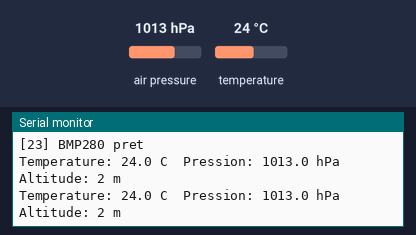
Simulated run of this sketch. Board: Arduino Uno, built with avr-gcc and run on an emulated ATmega328P. On the bench: the last lines printed to the serial monitor. Inputs (shaded band) come from the test bench; at power-on: air pressure 1013 hPa, temperature 24 °C.

Above: at 1.2 s.
1.3 s: air pressure set to 952 hPa
At 2.6 s:
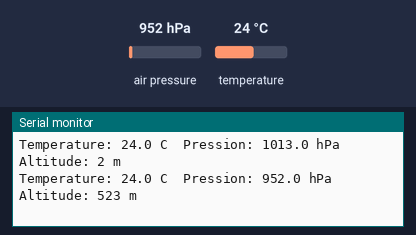
2.8 s: temperature set to 12 °C
At 3.8 s:
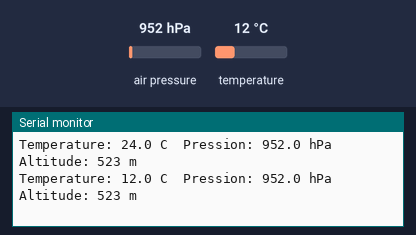
4.3 s: air pressure set to 975 hPa
At 5.8 s:
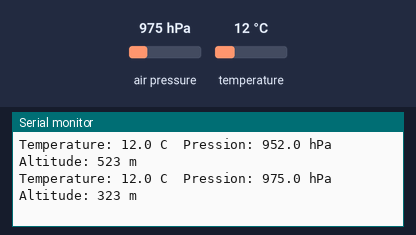
Timing chart, 0 to 7.3 s (numbered marks = the images above; inputs shaded):
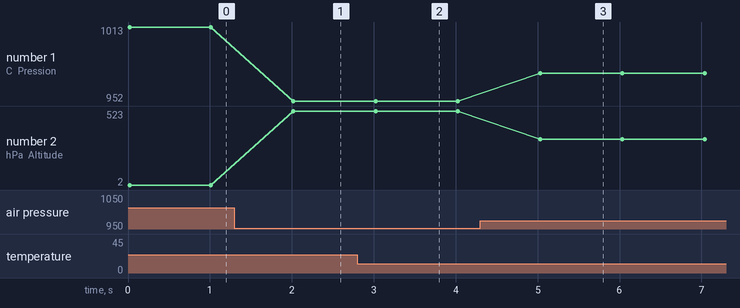

Measured:
- after the input at 1.3 s, the serial monitor: prints a new line after 0.72 s (image 1)
- after the input at 2.8 s, the serial monitor: prints a new line after 0.22 s (image 2)
- after the input at 4.3 s, the serial monitor: prints a new line after 0.73 s (image 3)
- plotted number 1: 1013 → 952 after the input at 1.3 s, 952 → 975 after the input at 4.3 s
- plotted number 2: 2 → 523 after the input at 1.3 s, 523 → 323 after the input at 4.3 s

The sketch:

23_BMP280_Pression.ino
```cpp
/*
 * =====================================================================
 *  Arduino Lab Nexus v6.1.0 STABLE  -  BMP280 Pression
 * =====================================================================
 *  Explication : Lit la température, la pression et l'altitude estimée d'un BMP280 en I2C.
 *  Carte       : Arduino UNO / Nano (ATmega328P) - compatible Mega
 *  Moniteur    : 9600 bauds
 *
 *  Câblage :
 *   Arduino 3.3V   -> BMP280 VCC
 *   Arduino GND    -> BMP280 GND
 *   Arduino A4     -> BMP280 SDA
 *   Arduino A5     -> BMP280 SCL
 *
 *  Bibliothèques requises (arduino-cli lib install "...") : Adafruit BMP280 Library, Adafruit Unified Sensor, Adafruit BusIO
 * =====================================================================
 */
// @libs: Adafruit BMP280 Library|Adafruit Unified Sensor|Adafruit BusIO

#include <Wire.h>
#include <Adafruit_BMP280.h>

// Objet capteur et pression au niveau de la mer (hPa)
Adafruit_BMP280 bmp;
const float PRESSION_MER_HPA = 1013.25;

void setup() {
  Serial.begin(9600);
  // Adresse 0x76 (ou 0x77 selon le module)
  if (!bmp.begin(0x76)) {
    Serial.println(F("BMP280 introuvable, verifier le cablage"));
    while (true) {}
  }
  Serial.println(F("[23] BMP280 pret"));
}

void loop() {
  Serial.print(F("Temperature: ")); Serial.print(bmp.readTemperature(), 1); Serial.print(F(" C  "));
  Serial.print(F("Pression: "));    Serial.print(bmp.readPressure() / 100.0, 1); Serial.print(F(" hPa  "));
  Serial.print(F("Altitude: "));    Serial.print(bmp.readAltitude(PRESSION_MER_HPA), 0); Serial.println(F(" m"));
  delay(1000);
}
```
